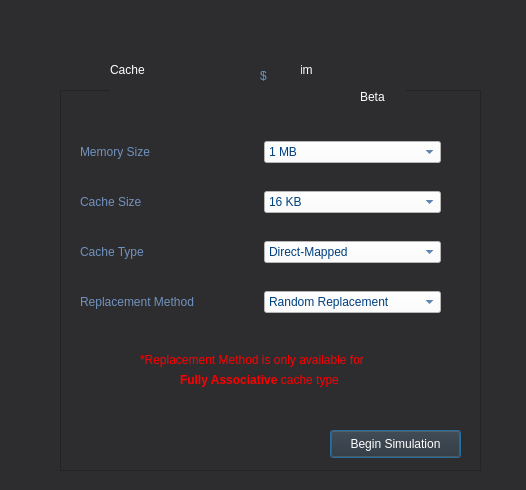
<?xml version="1.0" encoding="UTF-8"?>
<ui version="4.0">
 <class>Settings</class>
 <widget class="QDialog" name="Settings">
  <property name="geometry">
   <rect>
    <x>0</x>
    <y>0</y>
    <width>526</width>
    <height>490</height>
   </rect>
  </property>
  <property name="windowTitle">
   <string>Settings</string>
  </property>
  <property name="styleSheet">
   <string notr="true">background-color: rgb(45, 45, 48);
font: 8pt &quot;Verdana&quot;;</string>
  </property>
  <widget class="QLabel" name="label_6">
   <property name="geometry">
    <rect>
     <x>110</x>
     <y>40</y>
     <width>151</width>
     <height>59</height>
    </rect>
   </property>
   <property name="styleSheet">
    <string notr="true">font: 36pt &quot;Verdana&quot;;
color: rgb(255, 255, 255);</string>
   </property>
   <property name="text">
    <string>Cache</string>
   </property>
  </widget>
  <widget class="QLabel" name="label_7">
   <property name="geometry">
    <rect>
     <x>300</x>
     <y>40</y>
     <width>61</width>
     <height>59</height>
    </rect>
   </property>
   <property name="styleSheet">
    <string notr="true">font: 36pt &quot;Verdana&quot;;
color: rgb(255, 255, 255);</string>
   </property>
   <property name="text">
    <string>im</string>
   </property>
  </widget>
  <widget class="QLabel" name="label_8">
   <property name="geometry">
    <rect>
     <x>260</x>
     <y>40</y>
     <width>41</width>
     <height>71</height>
    </rect>
   </property>
   <property name="styleSheet">
    <string notr="true">font: 60pt &quot;Traditional Arabic&quot;;
color: rgb(170, 255, 255);
color: rgb(112, 146, 190);</string>
   </property>
   <property name="text">
    <string>$</string>
   </property>
  </widget>
  <widget class="QLabel" name="label_9">
   <property name="geometry">
    <rect>
     <x>360</x>
     <y>90</y>
     <width>46</width>
     <height>13</height>
    </rect>
   </property>
   <property name="styleSheet">
    <string notr="true">color: rgb(255, 255, 255);
font: 8pt &quot;Verdana&quot;;</string>
   </property>
   <property name="text">
    <string>Beta</string>
   </property>
  </widget>
  <widget class="QFrame" name="frame">
   <property name="geometry">
    <rect>
     <x>60</x>
     <y>90</y>
     <width>421</width>
     <height>381</height>
    </rect>
   </property>
   <property name="frameShape">
    <enum>QFrame::StyledPanel</enum>
   </property>
   <property name="frameShadow">
    <enum>QFrame::Plain</enum>
   </property>
   <widget class="QLabel" name="label_5">
    <property name="geometry">
     <rect>
      <x>80</x>
      <y>260</y>
      <width>251</width>
      <height>20</height>
     </rect>
    </property>
    <property name="styleSheet">
     <string notr="true">color: rgb(255, 0, 0);</string>
    </property>
    <property name="text">
     <string>&lt;html&gt;&lt;head/&gt;&lt;body&gt;&lt;p&gt;*Replacement Method is only available for&lt;/p&gt;&lt;/body&gt;&lt;/html&gt;</string>
    </property>
   </widget>
   <widget class="QLabel" name="label_10">
    <property name="geometry">
     <rect>
      <x>120</x>
      <y>280</y>
      <width>181</width>
      <height>20</height>
     </rect>
    </property>
    <property name="styleSheet">
     <string notr="true">color: rgb(255, 0, 0);</string>
    </property>
    <property name="text">
     <string>&lt;html&gt;&lt;head/&gt;&lt;body&gt;&lt;p&gt;&lt;span style=&quot; font-weight:600;&quot;&gt;Fully Associative&lt;/span&gt; cache type&lt;/p&gt;&lt;/body&gt;&lt;/html&gt;</string>
    </property>
   </widget>
   <widget class="QPushButton" name="pushButton">
    <property name="geometry">
     <rect>
      <x>270</x>
      <y>340</y>
      <width>131</width>
      <height>28</height>
     </rect>
    </property>
    <property name="styleSheet">
     <string notr="true">color: #004080;
color: rgb(255, 255, 255);</string>
    </property>
    <property name="text">
     <string>Begin Simulation</string>
    </property>
   </widget>
   <widget class="QWidget" name="layoutWidget">
    <property name="geometry">
     <rect>
      <x>20</x>
      <y>200</y>
      <width>361</width>
      <height>24</height>
     </rect>
    </property>
    <layout class="QHBoxLayout" name="horizontalLayout_4">
     <item>
      <widget class="QLabel" name="label_4">
       <property name="styleSheet">
        <string notr="true">color: rgb(112, 146, 190);</string>
       </property>
       <property name="text">
        <string>&lt;html&gt;&lt;head/&gt;&lt;body&gt;&lt;p&gt;Replacement Method&lt;/p&gt;&lt;/body&gt;&lt;/html&gt;</string>
       </property>
      </widget>
     </item>
     <item>
      <widget class="QComboBox" name="comboBox_4">
       <property name="styleSheet">
        <string notr="true">background-color: rgb(255, 255, 255);
selection-color: rgb(0, 0, 0);
selection-background-color: rgb(255, 255, 255);
color: #004080;</string>
       </property>
       <item>
        <property name="text">
         <string>Random Replacement</string>
        </property>
       </item>
       <item>
        <property name="text">
         <string>First In First Out</string>
        </property>
       </item>
       <item>
        <property name="text">
         <string>Least Frequently Used</string>
        </property>
       </item>
      </widget>
     </item>
    </layout>
   </widget>
   <widget class="QWidget" name="layoutWidget">
    <property name="geometry">
     <rect>
      <x>20</x>
      <y>150</y>
      <width>361</width>
      <height>24</height>
     </rect>
    </property>
    <layout class="QHBoxLayout" name="horizontalLayout_3">
     <item>
      <widget class="QLabel" name="label_3">
       <property name="styleSheet">
        <string notr="true">color: rgb(112, 146, 190);</string>
       </property>
       <property name="text">
        <string>&lt;html&gt;&lt;head/&gt;&lt;body&gt;&lt;p&gt;Cache Type&lt;/p&gt;&lt;/body&gt;&lt;/html&gt;</string>
       </property>
      </widget>
     </item>
     <item>
      <widget class="QComboBox" name="comboBox_3">
       <property name="styleSheet">
        <string notr="true">background-color: rgb(255, 255, 255);
selection-color: rgb(0, 0, 0);
selection-background-color: rgb(255, 255, 255);
color: #004080;</string>
       </property>
       <item>
        <property name="text">
         <string>Direct-Mapped</string>
        </property>
       </item>
       <item>
        <property name="text">
         <string>Fully Associative</string>
        </property>
       </item>
      </widget>
     </item>
    </layout>
   </widget>
   <widget class="QWidget" name="layoutWidget">
    <property name="geometry">
     <rect>
      <x>20</x>
      <y>100</y>
      <width>361</width>
      <height>24</height>
     </rect>
    </property>
    <layout class="QHBoxLayout" name="horizontalLayout_2">
     <item>
      <widget class="QLabel" name="label_2">
       <property name="styleSheet">
        <string notr="true">color: rgb(112, 146, 190);</string>
       </property>
       <property name="text">
        <string>&lt;html&gt;&lt;head/&gt;&lt;body&gt;&lt;p&gt;Cache Size&lt;/p&gt;&lt;/body&gt;&lt;/html&gt;</string>
       </property>
      </widget>
     </item>
     <item>
      <widget class="QComboBox" name="comboBox_2">
       <property name="styleSheet">
        <string notr="true">background-color: rgb(255, 255, 255);
selection-color: rgb(0, 0, 0);
selection-background-color: rgb(255, 255, 255);
color: #004080;</string>
       </property>
       <item>
        <property name="text">
         <string>16 KB</string>
        </property>
       </item>
       <item>
        <property name="text">
         <string>8 KB</string>
        </property>
       </item>
       <item>
        <property name="text">
         <string>32 KB</string>
        </property>
       </item>
      </widget>
     </item>
    </layout>
   </widget>
   <widget class="QWidget" name="layoutWidget">
    <property name="geometry">
     <rect>
      <x>20</x>
      <y>50</y>
      <width>361</width>
      <height>24</height>
     </rect>
    </property>
    <layout class="QHBoxLayout" name="horizontalLayout">
     <item>
      <widget class="QLabel" name="label">
       <property name="styleSheet">
        <string notr="true">color: rgb(112, 146, 190);</string>
       </property>
       <property name="text">
        <string>&lt;html&gt;&lt;head/&gt;&lt;body&gt;&lt;p&gt;&lt;span style=&quot; font-size:9pt;&quot;&gt;Memory Size&lt;/span&gt;&lt;/p&gt;&lt;/body&gt;&lt;/html&gt;</string>
       </property>
      </widget>
     </item>
     <item>
      <widget class="QComboBox" name="comboBox">
       <property name="styleSheet">
        <string notr="true">background-color: rgb(255, 255, 255);
selection-color: rgb(0, 0, 0);
selection-background-color: rgb(255, 255, 255);
color: #004080;</string>
       </property>
       <item>
        <property name="text">
         <string>1 MB</string>
        </property>
       </item>
       <item>
        <property name="text">
         <string>2 MB</string>
        </property>
       </item>
       <item>
        <property name="text">
         <string>3 MB</string>
        </property>
       </item>
       <item>
        <property name="text">
         <string>4 MB</string>
        </property>
       </item>
      </widget>
     </item>
    </layout>
   </widget>
   <zorder>layoutWidget</zorder>
   <zorder>layoutWidget</zorder>
   <zorder>label_5</zorder>
   <zorder>label_10</zorder>
   <zorder>pushButton</zorder>
   <zorder>layoutWidget</zorder>
   <zorder>layoutWidget</zorder>
   <zorder>layoutWidget</zorder>
   <zorder>layoutWidget</zorder>
   <zorder>layoutWidget</zorder>
  </widget>
  <zorder>frame</zorder>
  <zorder>label_6</zorder>
  <zorder>label_7</zorder>
  <zorder>label_8</zorder>
  <zorder>label_6</zorder>
  <zorder>label_7</zorder>
  <zorder>label_9</zorder>
 </widget>
 <resources/>
 <connections/>
</ui>
